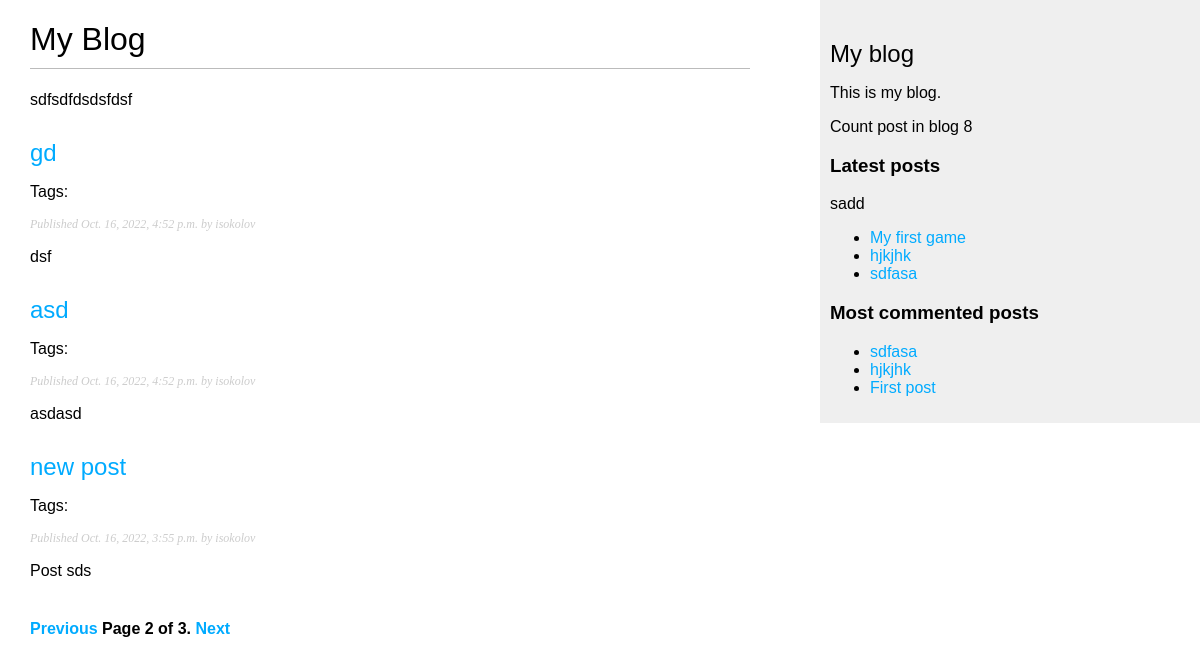
Page /blog?page=2 on the committed database.
### blog/models.py (models this page shows, shortened)
class Post (models.Model):
    tags = TaggableManager()
    objects = models.Manager()
    published = PublishedManager()
    STATUS_CHOICES = (
        ('draft', 'DRAFT'),
        ('published', 'Published'),
    )
    title = models.CharField(max_length=250)
    slug = models.SlugField(max_length=250,
                            unique_for_date='publish')
    author = models.ForeignKey(User,
                               on_delete=models.CASCADE,
                               related_name='blog_posts')
    body = models.TextField()
    publish = models.DateTimeField(default=timezone.now)
    created = models.DateTimeField(auto_now_add=True)
    updated = models.DateTimeField(auto_now=True)
    status = models.CharField(max_length=10,
                              choices=STATUS_CHOICES,
                              default='draft')
    class Meta:
        ordering = ('-publish',)
    def get_absolute_url(self):
        return reverse('blog:post_detail',
                       args=[self.publish.year,
                             self.publish.month,
                             self.publish.day, self.slug])

### blog/views.py (the view)
# urls.py: path('', views.post_list, name='post_list'),
def post_list(request, tag_slug=None):
    object_list = Post.published.all()
    tag = None
    if tag_slug:
        tag = get_object_or_404(Tag, slug=tag_slug)
        object_list = object_list.filter(tags__in=[tag])
    paginator = Paginator(object_list, 3)
    page = request.GET.get('page')
    try:
        posts = paginator.page(page)
    except PageNotAnInteger:
        posts = paginator.page(1)
    except EmptyPage:
        posts = paginator.page(paginator.num_pages)
    return render(request,
                  'blog/post/list.html',
                  {'page': page,
                   'posts': posts,
                   'tag': tag})

### blog/models.py (called while the page is built)
    def get_queryset(self):
        return super(PublishedManager,
                     self).get_queryset().\
            filter(status="published")

### blog/templatetags/blog_tags.py (called while the page is built)
@register.simple_tag
def total_posts():
    return Post.published.count()

@register.inclusion_tag('blog/post/latest_posts.html')
def show_latest_posts(count=5):
    latest_post = Post.published.order_by('-publish')[:count]
    return {'latest_posts': latest_post}

@register.simple_tag()
def get_most_commented_posts(count=5):
    return Post.published.annotate(
        total_comments=Count('comments')
    ).order_by('-total_comments')[:count]

@register.filter(name='markdown')
def markdown_format(text):
    return mark_safe(markdown.markdown(text))

### blog/templates/blog/post/list.html (shortened to what this page needs)
{% extends "blog/base.html" %}
{% load blog_tags %}
{% block content %}
    <h1>My Blog</h1>
    sdfsdfdsdsfdsf
    {% for post in posts %}
        <h2>
            <a href="{{ post.get_absolute_url }}">
                {{ post.title }}
            </a>
        </h2>
        <p class="tags">
                Tags:
            </p>
        <p class="date">
            Published {{ post.publish }} by {{ post.author }}
        </p>
        {{ post.body|markdown|truncatewords_html:30 }}
    {% endfor %}
    {% include "./pagination.html" with page=posts %}
{% endblock %}

### blog/templates/blog/base.html (shortened to what this page needs)
{% load blog_tags %}
{% load static %}
<!DOCTYPE html>
<html lang="en">
    <head>
        <link href="{% static "css/blog.css" %}" rel="stylesheet">
    </head>
    <body>
        <div id="content">
            {% block content %}
            {% endblock %}
        </div>
        <div id="sidebar">
            <h2>My blog</h2>
            <p>This is my blog.</p>
            <p>Count post in blog {% total_posts %}</p>
            <h3>Latest posts</h3>
            {% show_latest_posts 3 %}
            <h3>Most commented posts</h3>
            {% get_most_commented_posts 3 as most_commentes_posts %}
            <ul>
                {% for post in most_commentes_posts %}
                    <li>
                        <a href="{{ post.get_absolute_url }}">{{ post.title }}</a>
                    </li>
                {% endfor %}
            </ul>
        </div>
    </body>
</html>

### blog/templates/blog/post/latest_posts.html
sadd
<ul>
    {% for post in latest_posts %}
        <li>
            <a href="{{ post.get_absolute_url }}">{{ post.title }}</a>
        </li>
    {% endfor %}
</ul>

### blog/static/css/blog.css (style rules this page uses)
body { margin:0; padding:0; font-family:helvetica, sans-serif; }
a { color:#00abff; text-decoration:none; }
h1 { font-weight:normal; border-bottom:1px solid #bbb; padding:0 0 10px 0; }
h2 { font-weight:normal; margin:30px 0 0; }
#content { float:left; width:60%; padding:0 0 0 30px; }
#sidebar { float:right; width:30%; padding:10px; background:#efefef; height:100%; }
p.date { color:#ccc; font-family: georgia, serif; font-size: 12px; font-style: italic; }

### rows in the picture
Post: title "gd", publish "Oct. 16, 2022, 4:52 p.m.", author "isokolov", body "dsf"
Post: title "asd", publish "Oct. 16, 2022, 4:52 p.m.", author "isokolov", body "asdasd"
Post: title "new post", publish "Oct. 16, 2022, 3:55 p.m.", author "isokolov", body "Post sds"
Post: title "My first game"
Post: title "hjkjhk"
Post: title "sdfasa"
Post: title "First post"

### other values in the picture
{{ page.number }} "2"
{{ page.paginator.num_pages }} "3"
